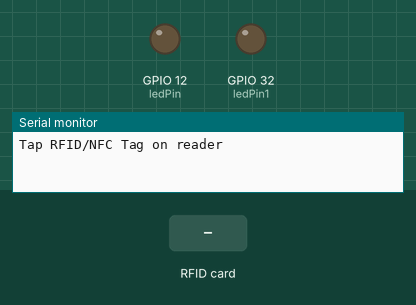
Bench run of a sketch on a simulated ESP32. Parts: output pins drawn as LEDs (lit = HIGH), the last lines printed to the serial monitor. The inputs (shaded band) are chosen by the test bench.

Above: at 1.2 s.
1.3 s: RFID card 2B 64 06 12 held to the reader
At 2.0 s:
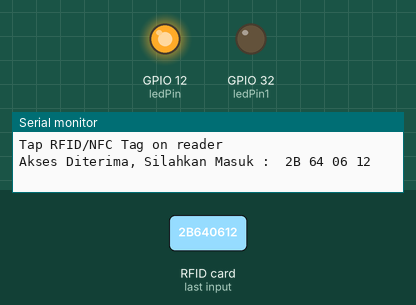
3.8 s: RFID card 5E 7A 19 C4 held to the reader
At 4.3 s:
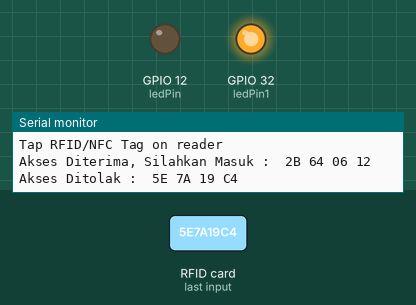
Timing chart, 0 to 6.8 s (numbered marks = the images above; inputs shaded):
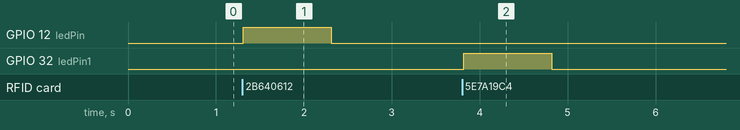

The sketch:

Job_2C.ino
```cpp
// Job 2-C

#include <SPI.h>
#include <MFRC522.h>
#define SS_PIN 21 // ESP32 pin GIO21
#define RST_PIN 22 // ESP32 pin GIO22
const int ledPin = 12;
const int ledPin1 = 32;
MFRC522 rfid(SS_PIN, RST_PIN);
byte keyTagUID[4] = {0x2B, 0x64, 0x06, 0x12};
void setup() {
 Serial.begin(9600);
 SPI.begin(); // init SPI bus
 rfid.PCD_Init(); // init MFRC522
 Serial.println("Tap RFID/NFC Tag on reader");
 pinMode(ledPin, OUTPUT);
 pinMode(ledPin1, OUTPUT);
}
void loop() {
 if (rfid.PICC_IsNewCardPresent()) { // new tag is available
 if (rfid.PICC_ReadCardSerial()) { // NUID has been readed
 MFRC522::PICC_Type piccType = rfid.PICC_GetType(rfid.uid.sak);
 if (rfid.uid.uidByte[0] == keyTagUID[0] &&
 rfid.uid.uidByte[1] == keyTagUID[1] &&
 rfid.uid.uidByte[2] == keyTagUID[2] &&
 rfid.uid.uidByte[3] == keyTagUID[3] ) {
 Serial.print("Akses Diterima, Silahkan Masuk : ");
 for (int i = 0; i < rfid.uid.size; i++) {
 Serial.print(rfid.uid.uidByte[i] < 0x10 ? " 0" : " ");
 Serial.print(rfid.uid.uidByte[i], HEX);
 }
 digitalWrite(ledPin, HIGH);
 delay (1000);
 digitalWrite(ledPin, LOW);
 Serial.println();
 }
 else
 {
 Serial.print("Akses Ditolak : ");
 for (int i = 0; i < rfid.uid.size; i++) {
 Serial.print(rfid.uid.uidByte[i] < 0x10 ? " 0" : " ");
 Serial.print(rfid.uid.uidByte[i], HEX);
 }
 digitalWrite(ledPin1, HIGH);
 delay (1000);
 digitalWrite(ledPin1, LOW);
 Serial.println();
 }
 rfid.PICC_HaltA(); // halt PICC
 rfid.PCD_StopCrypto1(); // stop encryption on PCD
 }
 }
}
```

Measured:
- after the input at 1.3 s, GPIO 12 (ledPin): LOW → HIGH at once, → LOW 1.0 s later
- after the input at 3.8 s, GPIO 32 (ledPin1): LOW → HIGH at once, → LOW 1.0 s later
